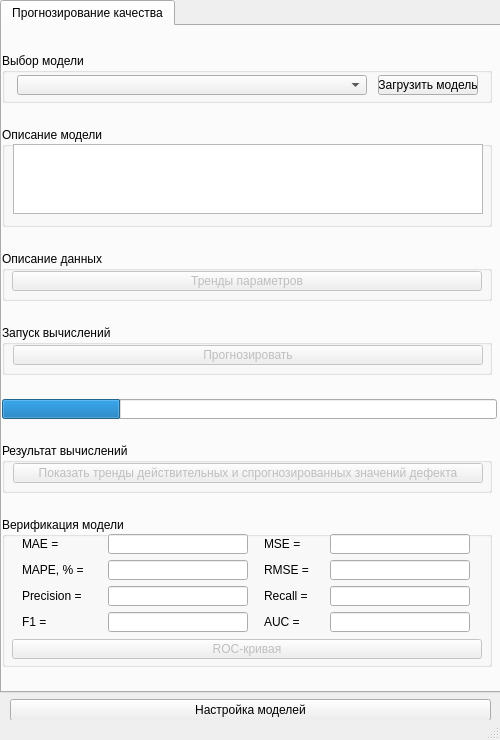
<?xml version="1.0" encoding="UTF-8"?>
<ui version="4.0">
 <class>MainWindow</class>
 <widget class="QMainWindow" name="MainWindow">
  <property name="geometry">
   <rect>
    <x>0</x>
    <y>0</y>
    <width>500</width>
    <height>740</height>
   </rect>
  </property>
  <property name="minimumSize">
   <size>
    <width>500</width>
    <height>740</height>
   </size>
  </property>
  <property name="maximumSize">
   <size>
    <width>500</width>
    <height>740</height>
   </size>
  </property>
  <property name="windowTitle">
   <string>MainWindow</string>
  </property>
  <property name="animated">
   <bool>false</bool>
  </property>
  <widget class="QWidget" name="centralwidget">
   <property name="minimumSize">
    <size>
     <width>500</width>
     <height>720</height>
    </size>
   </property>
   <property name="maximumSize">
    <size>
     <width>500</width>
     <height>720</height>
    </size>
   </property>
   <widget class="QWidget" name="verticalLayoutWidget">
    <property name="geometry">
     <rect>
      <x>0</x>
      <y>0</y>
      <width>501</width>
      <height>721</height>
     </rect>
    </property>
    <layout class="QVBoxLayout" name="verticalLayout">
     <property name="sizeConstraint">
      <enum>QLayout::SetMinimumSize</enum>
     </property>
     <item>
      <widget class="QTabWidget" name="tabWidget">
       <property name="cursor">
        <cursorShape>ArrowCursor</cursorShape>
       </property>
       <property name="currentIndex">
        <number>0</number>
       </property>
       <widget class="QWidget" name="RNN_tab">
        <property name="cursor">
         <cursorShape>ArrowCursor</cursorShape>
        </property>
        <attribute name="title">
         <string>Прогнозирование качества</string>
        </attribute>
        <widget class="QWidget" name="verticalLayoutWidget_3">
         <property name="geometry">
          <rect>
           <x>0</x>
           <y>9</y>
           <width>501</width>
           <height>651</height>
          </rect>
         </property>
         <layout class="QVBoxLayout" name="RnnVerticalLayout">
          <item>
           <widget class="QGroupBox" name="ModelSelectGroupBoxRNN">
            <property name="minimumSize">
             <size>
              <width>490</width>
              <height>50</height>
             </size>
            </property>
            <property name="maximumSize">
             <size>
              <width>490</width>
              <height>50</height>
             </size>
            </property>
            <property name="title">
             <string>Выбор модели</string>
            </property>
            <widget class="QWidget" name="horizontalLayoutWidget">
             <property name="geometry">
              <rect>
               <x>10</x>
               <y>20</y>
               <width>471</width>
               <height>25</height>
              </rect>
             </property>
             <layout class="QHBoxLayout" name="horizontalLayout_2">
              <item>
               <widget class="QComboBox" name="ModelComboBoxRNN">
                <property name="minimumSize">
                 <size>
                  <width>350</width>
                  <height>20</height>
                 </size>
                </property>
                <property name="maximumSize">
                 <size>
                  <width>350</width>
                  <height>20</height>
                 </size>
                </property>
                <property name="cursor">
                 <cursorShape>PointingHandCursor</cursorShape>
                </property>
               </widget>
              </item>
              <item>
               <widget class="QPushButton" name="loadModelButtonRNN">
                <property name="minimumSize">
                 <size>
                  <width>100</width>
                  <height>20</height>
                 </size>
                </property>
                <property name="maximumSize">
                 <size>
                  <width>100</width>
                  <height>20</height>
                 </size>
                </property>
                <property name="cursor">
                 <cursorShape>PointingHandCursor</cursorShape>
                </property>
                <property name="text">
                 <string>Загрузить модель</string>
                </property>
               </widget>
              </item>
             </layout>
            </widget>
           </widget>
          </item>
          <item>
           <widget class="QGroupBox" name="ModelDescriptionGroupBoxRNN">
            <property name="enabled">
             <bool>true</bool>
            </property>
            <property name="minimumSize">
             <size>
              <width>490</width>
              <height>100</height>
             </size>
            </property>
            <property name="maximumSize">
             <size>
              <width>490</width>
              <height>100</height>
             </size>
            </property>
            <property name="title">
             <string>Описание модели</string>
            </property>
            <widget class="QTextBrowser" name="ModelDescriptionTextRNN">
             <property name="enabled">
              <bool>true</bool>
             </property>
             <property name="geometry">
              <rect>
               <x>11</x>
               <y>17</y>
               <width>470</width>
               <height>70</height>
              </rect>
             </property>
             <property name="minimumSize">
              <size>
               <width>470</width>
               <height>70</height>
              </size>
             </property>
             <property name="maximumSize">
              <size>
               <width>470</width>
               <height>70</height>
              </size>
             </property>
             <property name="cursor" stdset="0">
              <cursorShape>IBeamCursor</cursorShape>
             </property>
            </widget>
           </widget>
          </item>
          <item>
           <widget class="QGroupBox" name="DataDescriptionGroupBoxRNN">
            <property name="enabled">
             <bool>true</bool>
            </property>
            <property name="minimumSize">
             <size>
              <width>490</width>
              <height>50</height>
             </size>
            </property>
            <property name="maximumSize">
             <size>
              <width>490</width>
              <height>50</height>
             </size>
            </property>
            <property name="title">
             <string>Описание данных</string>
            </property>
            <widget class="QPushButton" name="StartTrendsButtonRNN">
             <property name="enabled">
              <bool>false</bool>
             </property>
             <property name="geometry">
              <rect>
               <x>10</x>
               <y>20</y>
               <width>470</width>
               <height>20</height>
              </rect>
             </property>
             <property name="minimumSize">
              <size>
               <width>470</width>
               <height>20</height>
              </size>
             </property>
             <property name="maximumSize">
              <size>
               <width>470</width>
               <height>20</height>
              </size>
             </property>
             <property name="cursor">
              <cursorShape>PointingHandCursor</cursorShape>
             </property>
             <property name="text">
              <string>Тренды параметров</string>
             </property>
            </widget>
           </widget>
          </item>
          <item>
           <widget class="QGroupBox" name="StartGroupBoxRNN">
            <property name="enabled">
             <bool>true</bool>
            </property>
            <property name="minimumSize">
             <size>
              <width>490</width>
              <height>50</height>
             </size>
            </property>
            <property name="maximumSize">
             <size>
              <width>490</width>
              <height>50</height>
             </size>
            </property>
            <property name="title">
             <string>Запуск вычислений</string>
            </property>
            <widget class="QPushButton" name="StartButtonRNN">
             <property name="enabled">
              <bool>false</bool>
             </property>
             <property name="geometry">
              <rect>
               <x>11</x>
               <y>20</y>
               <width>470</width>
               <height>20</height>
              </rect>
             </property>
             <property name="minimumSize">
              <size>
               <width>470</width>
               <height>20</height>
              </size>
             </property>
             <property name="maximumSize">
              <size>
               <width>470</width>
               <height>20</height>
              </size>
             </property>
             <property name="cursor">
              <cursorShape>PointingHandCursor</cursorShape>
             </property>
             <property name="text">
              <string>Прогнозировать</string>
             </property>
            </widget>
           </widget>
          </item>
          <item>
           <widget class="QProgressBar" name="progressBar">
            <property name="minimumSize">
             <size>
              <width>495</width>
              <height>20</height>
             </size>
            </property>
            <property name="maximumSize">
             <size>
              <width>495</width>
              <height>20</height>
             </size>
            </property>
            <property name="value">
             <number>24</number>
            </property>
            <property name="textVisible">
             <bool>false</bool>
            </property>
           </widget>
          </item>
          <item>
           <widget class="QGroupBox" name="ResultGroupBoxRNN">
            <property name="enabled">
             <bool>true</bool>
            </property>
            <property name="minimumSize">
             <size>
              <width>490</width>
              <height>50</height>
             </size>
            </property>
            <property name="maximumSize">
             <size>
              <width>490</width>
              <height>50</height>
             </size>
            </property>
            <property name="title">
             <string>Результат вычислений</string>
            </property>
            <widget class="QPushButton" name="ResultTrendsButtonRNN">
             <property name="enabled">
              <bool>false</bool>
             </property>
             <property name="geometry">
              <rect>
               <x>11</x>
               <y>20</y>
               <width>470</width>
               <height>20</height>
              </rect>
             </property>
             <property name="minimumSize">
              <size>
               <width>470</width>
               <height>20</height>
              </size>
             </property>
             <property name="maximumSize">
              <size>
               <width>470</width>
               <height>20</height>
              </size>
             </property>
             <property name="cursor">
              <cursorShape>PointingHandCursor</cursorShape>
             </property>
             <property name="text">
              <string>Показать тренды действительных и спрогнозированных значений дефекта</string>
             </property>
            </widget>
           </widget>
          </item>
          <item>
           <widget class="QGroupBox" name="ModelValidationGroupBoxRNN">
            <property name="enabled">
             <bool>true</bool>
            </property>
            <property name="minimumSize">
             <size>
              <width>490</width>
              <height>150</height>
             </size>
            </property>
            <property name="maximumSize">
             <size>
              <width>490</width>
              <height>150</height>
             </size>
            </property>
            <property name="title">
             <string>Верификация модели</string>
            </property>
            <widget class="QWidget" name="verticalLayoutWidget_4">
             <property name="geometry">
              <rect>
               <x>10</x>
               <y>16</y>
               <width>472</width>
               <height>128</height>
              </rect>
             </property>
             <layout class="QVBoxLayout" name="ModelValidationVerticalLayoutRNN">
              <item>
               <layout class="QGridLayout" name="MetricsGridLayoutRNN">
                <item row="0" column="0">
                 <widget class="QLabel" name="MaeLabelRNN">
                  <property name="minimumSize">
                   <size>
                    <width>70</width>
                    <height>20</height>
                   </size>
                  </property>
                  <property name="maximumSize">
                   <size>
                    <width>50</width>
                    <height>20</height>
                   </size>
                  </property>
                  <property name="text">
                   <string>MAE =</string>
                  </property>
                 </widget>
                </item>
                <item row="2" column="0">
                 <widget class="QLabel" name="PrecisionLabelRNN">
                  <property name="minimumSize">
                   <size>
                    <width>70</width>
                    <height>20</height>
                   </size>
                  </property>
                  <property name="maximumSize">
                   <size>
                    <width>50</width>
                    <height>20</height>
                   </size>
                  </property>
                  <property name="text">
                   <string>Precision = </string>
                  </property>
                 </widget>
                </item>
                <item row="3" column="2">
                 <widget class="QLabel" name="AucLabelRNN">
                  <property name="minimumSize">
                   <size>
                    <width>50</width>
                    <height>20</height>
                   </size>
                  </property>
                  <property name="maximumSize">
                   <size>
                    <width>50</width>
                    <height>20</height>
                   </size>
                  </property>
                  <property name="text">
                   <string>AUC = </string>
                  </property>
                 </widget>
                </item>
                <item row="1" column="0">
                 <widget class="QLabel" name="MapeLabelRNN">
                  <property name="minimumSize">
                   <size>
                    <width>70</width>
                    <height>20</height>
                   </size>
                  </property>
                  <property name="maximumSize">
                   <size>
                    <width>50</width>
                    <height>20</height>
                   </size>
                  </property>
                  <property name="text">
                   <string>MAPE, % = </string>
                  </property>
                 </widget>
                </item>
                <item row="3" column="0">
                 <widget class="QLabel" name="F1LabelRNN">
                  <property name="minimumSize">
                   <size>
                    <width>70</width>
                    <height>20</height>
                   </size>
                  </property>
                  <property name="maximumSize">
                   <size>
                    <width>50</width>
                    <height>20</height>
                   </size>
                  </property>
                  <property name="text">
                   <string>F1 = </string>
                  </property>
                 </widget>
                </item>
                <item row="0" column="2">
                 <widget class="QLabel" name="MseLabelRNN">
                  <property name="minimumSize">
                   <size>
                    <width>50</width>
                    <height>20</height>
                   </size>
                  </property>
                  <property name="maximumSize">
                   <size>
                    <width>50</width>
                    <height>20</height>
                   </size>
                  </property>
                  <property name="text">
                   <string>MSE = </string>
                  </property>
                 </widget>
                </item>
                <item row="2" column="2">
                 <widget class="QLabel" name="RecallLabelRNN">
                  <property name="minimumSize">
                   <size>
                    <width>50</width>
                    <height>20</height>
                   </size>
                  </property>
                  <property name="maximumSize">
                   <size>
                    <width>50</width>
                    <height>20</height>
                   </size>
                  </property>
                  <property name="text">
                   <string>Recall = </string>
                  </property>
                 </widget>
                </item>
                <item row="0" column="1">
                 <widget class="QLineEdit" name="MaeRNN">
                  <property name="enabled">
                   <bool>true</bool>
                  </property>
                  <property name="minimumSize">
                   <size>
                    <width>140</width>
                    <height>20</height>
                   </size>
                  </property>
                  <property name="maximumSize">
                   <size>
                    <width>140</width>
                    <height>20</height>
                   </size>
                  </property>
                  <property name="readOnly">
                   <bool>true</bool>
                  </property>
                 </widget>
                </item>
                <item row="1" column="2">
                 <widget class="QLabel" name="RmseLabelRNN">
                  <property name="minimumSize">
                   <size>
                    <width>50</width>
                    <height>20</height>
                   </size>
                  </property>
                  <property name="maximumSize">
                   <size>
                    <width>50</width>
                    <height>20</height>
                   </size>
                  </property>
                  <property name="text">
                   <string>RMSE = </string>
                  </property>
                 </widget>
                </item>
                <item row="1" column="1">
                 <widget class="QLineEdit" name="MapeRNN">
                  <property name="enabled">
                   <bool>true</bool>
                  </property>
                  <property name="minimumSize">
                   <size>
                    <width>140</width>
                    <height>20</height>
                   </size>
                  </property>
                  <property name="maximumSize">
                   <size>
                    <width>140</width>
                    <height>20</height>
                   </size>
                  </property>
                  <property name="readOnly">
                   <bool>true</bool>
                  </property>
                 </widget>
                </item>
                <item row="3" column="3">
                 <widget class="QLineEdit" name="AucRNN">
                  <property name="enabled">
                   <bool>true</bool>
                  </property>
                  <property name="minimumSize">
                   <size>
                    <width>140</width>
                    <height>20</height>
                   </size>
                  </property>
                  <property name="maximumSize">
                   <size>
                    <width>140</width>
                    <height>20</height>
                   </size>
                  </property>
                  <property name="readOnly">
                   <bool>true</bool>
                  </property>
                 </widget>
                </item>
                <item row="1" column="3">
                 <widget class="QLineEdit" name="RmseRNN">
                  <property name="enabled">
                   <bool>true</bool>
                  </property>
                  <property name="minimumSize">
                   <size>
                    <width>140</width>
                    <height>20</height>
                   </size>
                  </property>
                  <property name="maximumSize">
                   <size>
                    <width>140</width>
                    <height>20</height>
                   </size>
                  </property>
                  <property name="readOnly">
                   <bool>true</bool>
                  </property>
                 </widget>
                </item>
                <item row="2" column="1">
                 <widget class="QLineEdit" name="PrecisionRNN">
                  <property name="enabled">
                   <bool>true</bool>
                  </property>
                  <property name="minimumSize">
                   <size>
                    <width>140</width>
                    <height>20</height>
                   </size>
                  </property>
                  <property name="maximumSize">
                   <size>
                    <width>140</width>
                    <height>20</height>
                   </size>
                  </property>
                  <property name="readOnly">
                   <bool>true</bool>
                  </property>
                 </widget>
                </item>
                <item row="3" column="1">
                 <widget class="QLineEdit" name="F1RNN">
                  <property name="enabled">
                   <bool>true</bool>
                  </property>
                  <property name="minimumSize">
                   <size>
                    <width>140</width>
                    <height>20</height>
                   </size>
                  </property>
                  <property name="maximumSize">
                   <size>
                    <width>140</width>
                    <height>20</height>
                   </size>
                  </property>
                  <property name="readOnly">
                   <bool>true</bool>
                  </property>
                 </widget>
                </item>
                <item row="2" column="3">
                 <widget class="QLineEdit" name="RecallRNN">
                  <property name="enabled">
                   <bool>true</bool>
                  </property>
                  <property name="minimumSize">
                   <size>
                    <width>140</width>
                    <height>20</height>
                   </size>
                  </property>
                  <property name="maximumSize">
                   <size>
                    <width>140</width>
                    <height>20</height>
                   </size>
                  </property>
                  <property name="readOnly">
                   <bool>true</bool>
                  </property>
                 </widget>
                </item>
                <item row="0" column="3">
                 <widget class="QLineEdit" name="MseRNN">
                  <property name="enabled">
                   <bool>true</bool>
                  </property>
                  <property name="minimumSize">
                   <size>
                    <width>140</width>
                    <height>20</height>
                   </size>
                  </property>
                  <property name="maximumSize">
                   <size>
                    <width>140</width>
                    <height>20</height>
                   </size>
                  </property>
                  <property name="readOnly">
                   <bool>true</bool>
                  </property>
                 </widget>
                </item>
               </layout>
              </item>
              <item>
               <widget class="QPushButton" name="RocTrendButtonRNN">
                <property name="enabled">
                 <bool>false</bool>
                </property>
                <property name="minimumSize">
                 <size>
                  <width>470</width>
                  <height>20</height>
                 </size>
                </property>
                <property name="maximumSize">
                 <size>
                  <width>470</width>
                  <height>20</height>
                 </size>
                </property>
                <property name="cursor">
                 <cursorShape>PointingHandCursor</cursorShape>
                </property>
                <property name="text">
                 <string>ROC-кривая</string>
                </property>
               </widget>
              </item>
             </layout>
            </widget>
           </widget>
          </item>
         </layout>
        </widget>
       </widget>
      </widget>
     </item>
     <item>
      <layout class="QHBoxLayout" name="horizontalLayout">
       <property name="leftMargin">
        <number>10</number>
       </property>
       <property name="rightMargin">
        <number>10</number>
       </property>
       <item>
        <widget class="QPushButton" name="administrator_button">
         <property name="cursor">
          <cursorShape>PointingHandCursor</cursorShape>
         </property>
         <property name="text">
          <string>Настройка моделей</string>
         </property>
        </widget>
       </item>
      </layout>
     </item>
    </layout>
   </widget>
  </widget>
  <widget class="QStatusBar" name="statusbar"/>
 </widget>
 <resources/>
 <connections/>
</ui>
